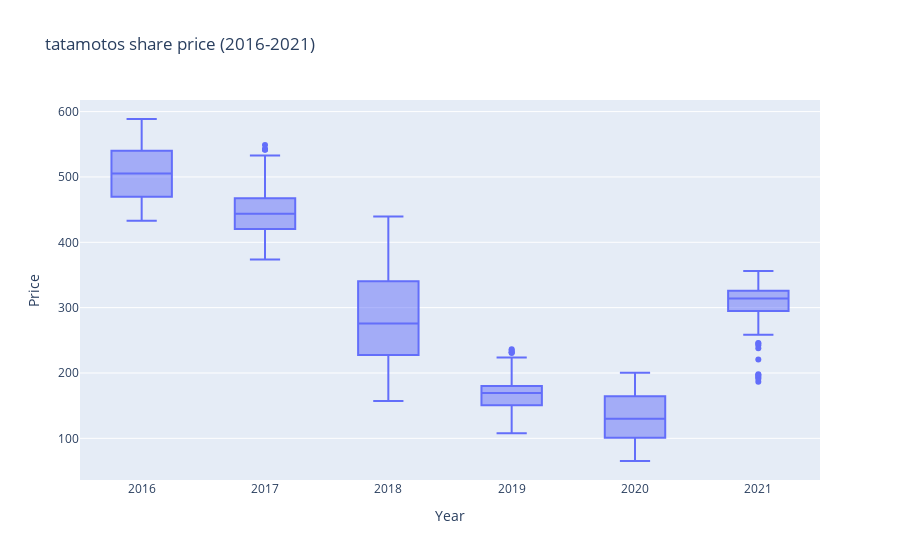

Notebook code for this chart:
### Code cell
fig = px.box(data, x='Year', y='Price', title='tatamotos share price (2016-2021)')
fig.show()

### Figure 1 — Plotly figure (JSON) as saved in the notebook; plotly's stock layout.template omitted (floating-point values rounded to 4 significant figures; data arrays with more than 128 entries replaced by an {"elided": "..."} marker saying what was removed)
{"data": [{"alignmentgroup": "True", "hovertemplate": "Year=%{x}<br>Price=%{y}<extra></extra>", "legendgroup": "", "marker": {"color": "#636efa"}, "name": "", "notched": false, "offsetgroup": "", "orientation": "v", "showlegend": false, "type": "box", "x": {"elided": "1233 int values"}, "x0": " ", "xaxis": "x", "y": {"elided": "1233 float values"}, "y0": " ", "yaxis": "y"}], "layout": {"boxmode": "group", "legend": {"tracegroupgap": 0}, "title": {"text": "tatamotos share price (2016-2021)"}, "xaxis": {"anchor": "y", "domain": [0, 1], "title": {"text": "Year"}}, "yaxis": {"anchor": "x", "domain": [0, 1], "title": {"text": "Price"}}}}
